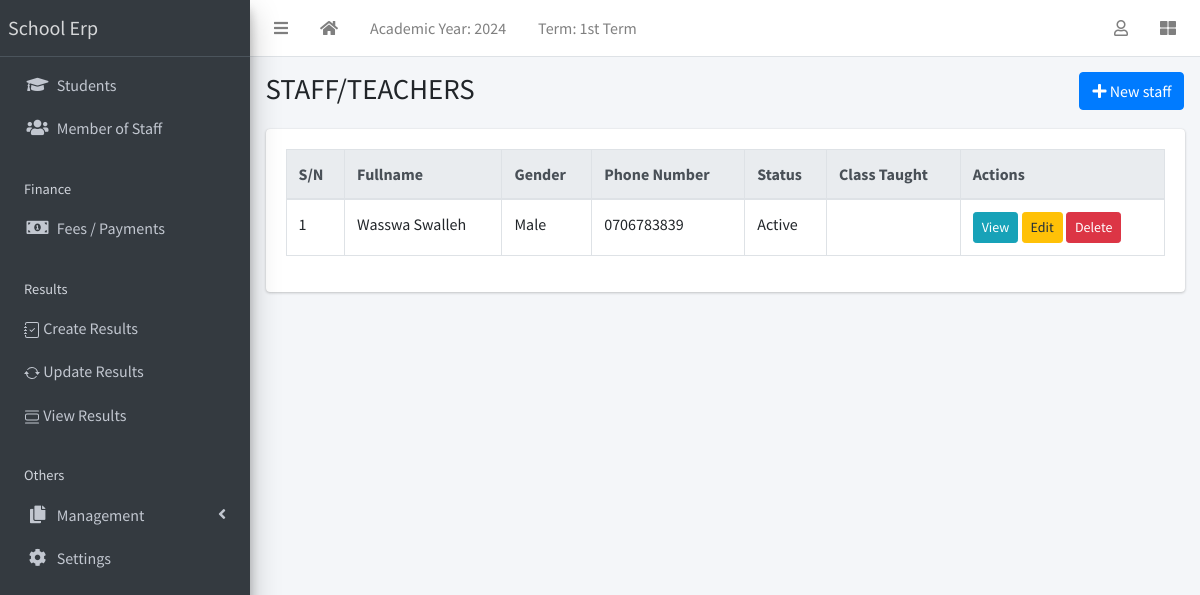
The page /staff/list/ on the database as committed earlier.
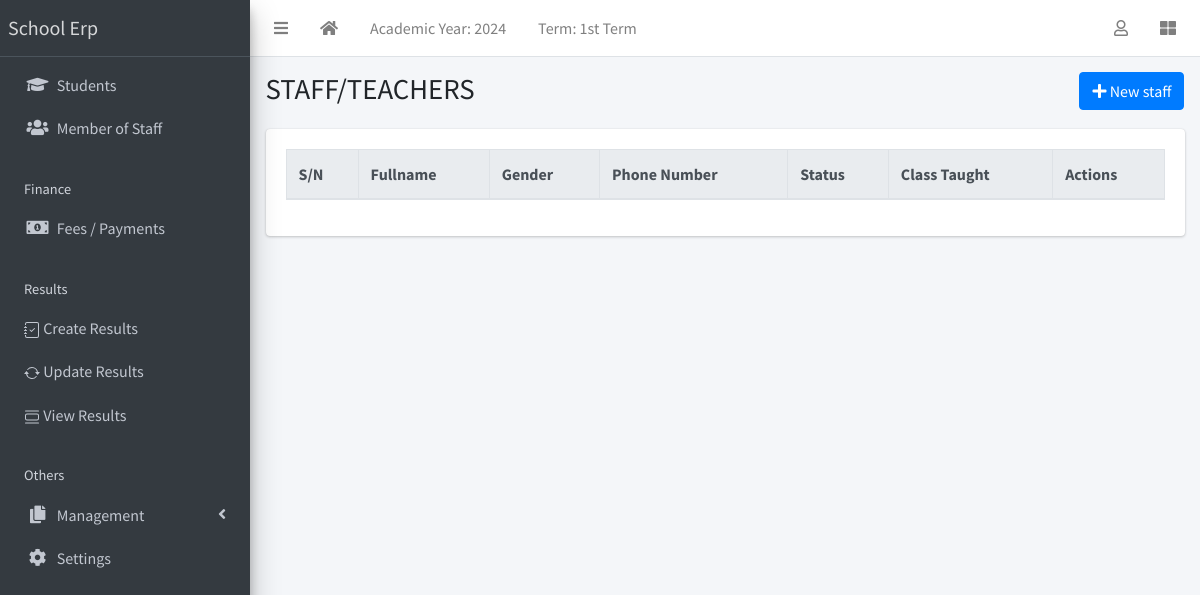
The same page on the database as committed later.
### apps/staffs/models.py (models this page shows, shortened)
class Staff(models.Model):
    STATUS = [("active", "Active"), ("inactive", "Inactive")]
    GENDER = [("male", "Male"), ("female", "Female")]
    C_L_A_S_S =[("P1","PRIMARY ONE"),("P2","PRIMARY TWO"),("P3","PRIMARY THREE"),("P4","PRIMARY FOUR"),("P5","PRIMARY FIVE"),("P6","PRIMARY SIX"),("P7","PRIMARY SEVEN")]
    current_status = models.CharField(max_length=10, choices=STATUS, default="active")
    surname = models.CharField(max_length=200)
    class_taught = models.CharField(max_length=50, choices=C_L_A_S_S)
    firstname = models.CharField(max_length=200)
    other_name = models.CharField(max_length=200, blank=True)
    gender = models.CharField(max_length=10, choices=GENDER, default="male")
    date_of_birth = models.DateField(default=timezone.now)
    date_of_admission = models.DateField(default=timezone.now)
    mobile_num_regex = RegexValidator(
        regex="^[0-9]{10,15}$", message="Entered mobile number isn't in a right format!"
    )
    mobile_number = models.CharField(
        validators=[mobile_num_regex], max_length=13, blank=True
    )
    address = models.TextField(blank=True)
    others = models.TextField(blank=True)

### apps/staffs/views.py (the view)
# urls.py: path("list/", StaffListView.as_view(), name="staff-list"),
class StaffListView(ListView):
    model = Staff

### apps/corecode/context_processors.py (called while the page is built)
def site_defaults(request):
    current_session = AcademicSession.objects.get(current=True)
    current_term = AcademicTerm.objects.get(current=True)
    vals = SiteConfig.objects.all()
    contexts = {
        "current_session": current_session.name,
        "current_term": current_term.name,
    }
    for val in vals:
        contexts[val.key] = val.value
    return contexts

### apps/staffs/templates/staffs/staff_list.html (shortened to what this page needs)
{% extends 'base.html' %}
{% block title %}STAFF/TEACHERS{% endblock title %}
{% block breadcrumb %}
<a class="btn btn-primary" href="{% url 'staff-create' %}"><i class="fas fa-plus"></i> New staff</a>
{% endblock breadcrumb %}
{% block content %}
  <table id="stafftable" class="table table-bordered table-hover">
    <thead class="thead-light">
      <tr>
        <th>S/N</th>
        <th>Fullname</th>
        <th>Gender</th>
        <th>Phone Number</th>
        <th>Status</th>
        <th>Class Taught</th>
        <th>Actions</th>
      </tr>
    </thead>
    <tbody>
      {% for staff in object_list %}
        <tr>
          <td>{{ forloop.counter}}</td>
          <td>{{ staff.surname}} {{staff.firstname }} {{staff.other_name }}</td>
          <td>{{ staff.get_gender_display}}</td>
          <td>{{ staff.mobile_number}}</td>
          <td>{{ staff.get_current_status_display}}</td>
          <td>{{staff.class_taught}}</td>
          <td>
            <a href="{% url 'staff-detail' staff.id %}" class="btn btn-info btn-sm">View</a>
            <a href="{% url 'staff-update' staff.id %}" class="btn btn-warning btn-sm">Edit</a>
            <button class="btn btn-danger btn-sm" onclick="deleteStaff({{ staff.id }})">Delete</button>
          </td>
        </tr>
      {% endfor %}
    </tbody>
  </table>
{% endblock content %}

Rows that differ between the two databases and show on the page:
removed Staff: surname "Wasswa", firstname "Swalleh", gender "Male", mobile_number "0706783839", current_status "Active"
